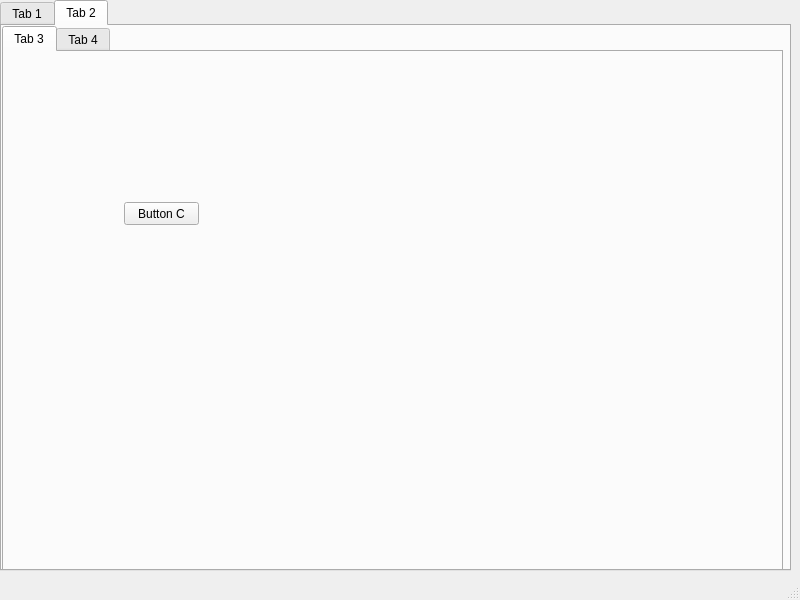
<?xml version="1.0" encoding="UTF-8"?>
<ui version="4.0">
 <class>MainWindow</class>
 <widget class="QMainWindow" name="MainWindow">
  <property name="geometry">
   <rect>
    <x>0</x>
    <y>0</y>
    <width>800</width>
    <height>600</height>
   </rect>
  </property>
  <property name="windowTitle">
   <string>MainWindow</string>
  </property>
  <widget class="QWidget" name="centralwidget">
   <widget class="QTabWidget" name="tabWidgetA">
    <property name="geometry">
     <rect>
      <x>0</x>
      <y>0</y>
      <width>791</width>
      <height>571</height>
     </rect>
    </property>
    <property name="currentIndex">
     <number>1</number>
    </property>
    <widget class="QWidget" name="tab">
     <attribute name="title">
      <string>Tab 1</string>
     </attribute>
     <widget class="QPushButton" name="buttonA">
      <property name="geometry">
       <rect>
        <x>150</x>
        <y>110</y>
        <width>75</width>
        <height>23</height>
       </rect>
      </property>
      <property name="text">
       <string>Button A</string>
      </property>
     </widget>
    </widget>
    <widget class="QWidget" name="tab_2">
     <attribute name="title">
      <string>Tab 2</string>
     </attribute>
     <widget class="QTabWidget" name="tabWidget_B">
      <property name="geometry">
       <rect>
        <x>0</x>
        <y>0</y>
        <width>781</width>
        <height>551</height>
       </rect>
      </property>
      <property name="currentIndex">
       <number>0</number>
      </property>
      <widget class="QWidget" name="tab_3">
       <attribute name="title">
        <string>Tab 3</string>
       </attribute>
       <widget class="QPushButton" name="pushButton_3">
        <property name="geometry">
         <rect>
          <x>120</x>
          <y>150</y>
          <width>75</width>
          <height>23</height>
         </rect>
        </property>
        <property name="text">
         <string>Button C</string>
        </property>
       </widget>
      </widget>
      <widget class="QWidget" name="tab_4">
       <attribute name="title">
        <string>Tab 4</string>
       </attribute>
       <widget class="QPushButton" name="pushButton_2">
        <property name="geometry">
         <rect>
          <x>50</x>
          <y>80</y>
          <width>75</width>
          <height>23</height>
         </rect>
        </property>
        <property name="text">
         <string>Button B</string>
        </property>
       </widget>
      </widget>
     </widget>
    </widget>
   </widget>
  </widget>
  <widget class="QMenuBar" name="menubar">
   <property name="geometry">
    <rect>
     <x>0</x>
     <y>0</y>
     <width>800</width>
     <height>21</height>
    </rect>
   </property>
  </widget>
  <widget class="QStatusBar" name="statusbar"/>
 </widget>
 <resources/>
 <connections/>
</ui>
